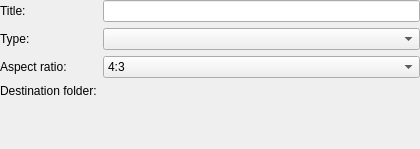
<?xml version="1.0" encoding="UTF-8"?>
<ui version="4.0">
 <class>ProjectOptions</class>
 <widget class="QWidget" name="ProjectOptions">
  <property name="geometry">
   <rect>
    <x>0</x>
    <y>0</y>
    <width>420</width>
    <height>149</height>
   </rect>
  </property>
  <property name="minimumSize">
   <size>
    <width>400</width>
    <height>0</height>
   </size>
  </property>
  <property name="windowTitle">
   <string>Project Options</string>
  </property>
  <layout class="QFormLayout" name="formLayout">
   <property name="margin">
    <number>0</number>
   </property>
   <item row="0" column="0">
    <widget class="QLabel" name="titleLabel">
     <property name="text">
      <string>Title:</string>
     </property>
     <property name="wordWrap">
      <bool>false</bool>
     </property>
     <property name="buddy">
      <cstring>titleEdit</cstring>
     </property>
    </widget>
   </item>
   <item row="0" column="1">
    <widget class="KLineEdit" name="titleEdit"/>
   </item>
   <item row="1" column="0">
    <widget class="QLabel" name="typeLabel">
     <property name="text">
      <string>Type:</string>
     </property>
     <property name="wordWrap">
      <bool>false</bool>
     </property>
     <property name="buddy">
      <cstring>typeComboBox</cstring>
     </property>
    </widget>
   </item>
   <item row="1" column="1">
    <widget class="KComboBox" name="typeComboBox"/>
   </item>
   <item row="2" column="0">
    <widget class="QLabel" name="aspectLabel">
     <property name="text">
      <string>Aspect ratio:</string>
     </property>
     <property name="wordWrap">
      <bool>false</bool>
     </property>
     <property name="buddy">
      <cstring>aspectComboBox</cstring>
     </property>
    </widget>
   </item>
   <item row="2" column="1">
    <widget class="KComboBox" name="aspectComboBox">
     <item>
      <property name="text">
       <string>4:3</string>
      </property>
     </item>
     <item>
      <property name="text">
       <string>16:9</string>
      </property>
     </item>
    </widget>
   </item>
   <item row="3" column="0">
    <widget class="QLabel" name="directoryLabel">
     <property name="text">
      <string>Destination folder:</string>
     </property>
     <property name="wordWrap">
      <bool>false</bool>
     </property>
     <property name="buddy">
      <cstring>directoryUrl</cstring>
     </property>
    </widget>
   </item>
   <item row="3" column="1">
    <widget class="KUrlRequester" name="directoryUrl"/>
   </item>
  </layout>
 </widget>
 <layoutdefault spacing="6" margin="11"/>
 <layoutfunction spacing="KDialog::spacingHint" margin="KDialog::marginHint"/>
 <pixmapfunction>BTN_ICON</pixmapfunction>
 <customwidgets>
  <customwidget>
   <class>KUrlRequester</class>
   <extends>QFrame</extends>
   <header>kurlrequester.h</header>
   <container>1</container>
  </customwidget>
  <customwidget>
   <class>KLineEdit</class>
   <extends>QLineEdit</extends>
   <header>klineedit.h</header>
  </customwidget>
  <customwidget>
   <class>KComboBox</class>
   <extends>QComboBox</extends>
   <header>kcombobox.h</header>
  </customwidget>
 </customwidgets>
 <tabstops>
  <tabstop>titleEdit</tabstop>
  <tabstop>typeComboBox</tabstop>
  <tabstop>aspectComboBox</tabstop>
  <tabstop>directoryUrl</tabstop>
 </tabstops>
 <includes>
  <include location="local">kurlrequester.h</include>
  <include location="local">klineedit.h</include>
  <include location="local">kpushbutton.h</include>
  <include location="local">kpushbutton.h</include>
  <include location="local">kpushbutton.h</include>
 </includes>
 <resources/>
 <connections/>
</ui>
